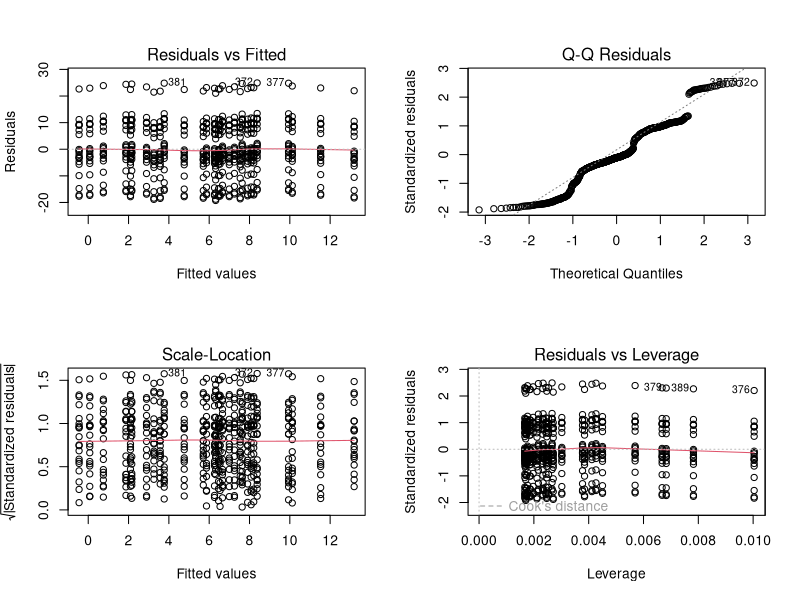
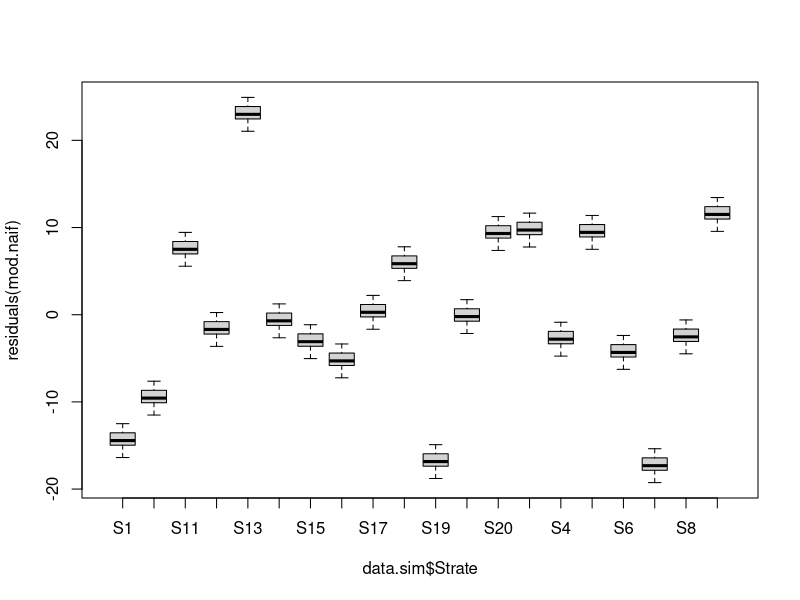
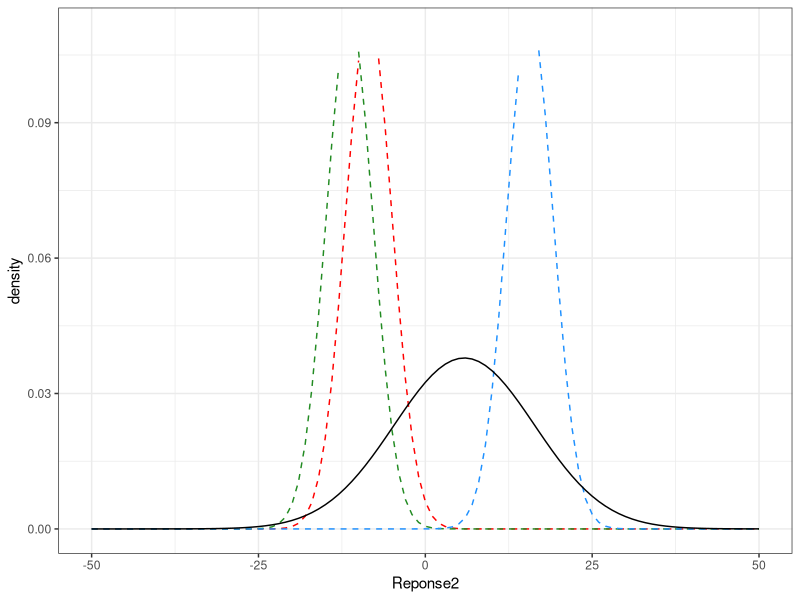

Here is the R script that generated these plots, in order:
#Script inspiré d'un cours de Jean-Yves Barnagaud
#Modifié par JP Vacher 2025

#CHARGER LES LIBRARIES ####
library(tidyverse)
library(lme4)

#SIMULER UN JEU DE DONNEES ####
## 20 strates ####
strate <- paste("S", 1:20, sep = "")

## moyenne de l'intercept de chaque strate ####
mean <- rnorm(20, 5, 10)

## pente unique pour toutes les strates ####
alpha <- -5

## une variable explicative mesuree de la meme maniere dans toutes les strates, avec 30 points par bloc ####
Var <- rnorm(30, 0, 1)

## un residu non structure avec une certaine variance ####
eps <- rnorm(30, 0, 1)

## on genere la variable de reponse dans chaque strate ####
var.rep <- NULL
for(i in 1:length(mean)) {
  y = mean[i] + alpha * Var + eps
  var.rep = c(var.rep, y)
}

##on genere une table avec les données simulées ####
data.sim <- tibble(Reponse = var.rep,
                      Strate = rep(strate,each=30),
                      Predicteur = rep(Var, times = length(mean)))
data.sim #on regarde à quoi ça ressemble
#summary(data.sim) #si on veut regarder la structure des données


#COMPARAISON DES MODELES ####

##Modele naif ####
#Première approche, on ajuste un modèle linéaire simple :
mod.naif <- lm(data = data.sim, Reponse ~ Predicteur)
par(mfrow=c(2,2))
plot(mod.naif) #evaluation graphique du modele
par(mfrow = c(1,1))
boxplot(residuals(mod.naif)~data.sim$Strate)

coef(mod.naif)
#(Intercept)  Predicteur 
#.  4.962526   -5.490665 
confint(mod.naif)
#                2.5 %    97.5 %
#(Intercept)  3.996593  5.928459
#Predicteur  -6.799083 -4.182248


###vrai intercept : 5.2####
moy.sim.a <- mean(mean)
#[1] 5.237132

###vrai intervale de confiance : [-0.13 – 10.61] ####
ic.sim.a <- paste("[",(round(mean(mean) - 1.96 * (sd(mean)/sqrt(length(mean))),2)), "–",
                 round(mean(mean) + 1.96 * (sd(mean)/sqrt(length(mean))),2), "]")
#[1] "[ -0.13 – 10.61 ]"

#l'intervale de confiance du modèle est trop resserre (erreur de type 1 importante, on rejette H0 alors qu'elle est vraie)
#mais l'estimate (pente) est bonne, -5.49, alors que la vraie valeur est -5.

##Modele 2 on ajoute l'effet strate (facteur fixe) ####
mod.add <- lm(data = data.sim, Reponse ~ Predicteur + Strate)
head(confint(mod.add))
#                 2.5 %      97.5 %
#(Intercept)   3.999399   4.4416045
#Predicteur   -5.558002  -5.4233287
#StrateS10    28.121777  28.7469683
#StrateS11    -1.303721  -0.6785298
#StrateS12   -30.353661 -29.7284696
#StrateS13     7.327503   7.9526949

## est-ce que l'intervalle de confiance de la strate S1 est bon? ####
data.s1 <- subset(data.sim, Strate == "S1")

moy.sim <- mean(data.s1$Reponse)
sd.sim <- sd(data.s1$Reponse)
ic.sim.s1 <- paste("[", round(moy.sim - 1.96 * (sd.sim/sqrt(nrow(data.s1))),2), "-",
                  round(moy.sim + 1.96 * (sd.sim/sqrt(nrow(data.s1))),2), "]")
#"[ 2.3 – 5.27 ]"

# l'estimation est a nouveau un peu etroite
# Il faut reflechir un instant a la maniere dont le jeu de donnees est construit : 
# on a simule des valeurs populationnelles pour mean et alpha, donc il faut que
#l'inference se situe aussi a l'echelle populationnelle


#MODELE MIXTE ####
##Modele 3 : on intègre l'effet strate dans le modèle comme facteur aléatoire : hiérarchie ####
mod.lmm <- lmer(data = data.sim, Reponse ~ Predicteur + (1|Strate))
confint(mod.lmm)
#.                 2.5 %     97.5 %
#.sig01       9.0172196 16.8713856
#.sigma       0.5820702  0.6530976
#(Intercept) -0.5333130 10.4583646
#Predicteur  -5.5579149 -5.4234161

#L'intervale de confiance de l'intercept est proche du vrai intervalle de confiance


#NOUVEAU JEU DE DONNEES ####
## maintenant, on fait varier la pente alpha d'une strate a l'autre (précédemment, alpha était fixé à -5) ####
alpha2 <-  rnorm(20, -5, 5)

##on génère une nouvelle variable de réponse avec alpha variable ####
var.rep2 <- NULL
for(i in 1:length(mean)){
  y = mean[i]+ alpha2[i]* Var + eps
  var.rep2 = c(var.rep2, y)
}

##on l'intègre dans le jeu de données ####
data.sim$Reponse2 <- var.rep2
#summary(data.sim) #si on veut voir la nouvelle strucure des données

## on relance le modele mixte avec un effet aleatoire sur l'intercept ####
#(= on ne tient pas compte du fait que l'effet de la variable explicative change d'un bloc a l'autre)

mod.lmm2 <- lmer(Reponse2 ~ Predicteur + (1|Strate), data = data.sim)

##on regarde les intervalles de confiance ####
confint(mod.lmm2)
#.                2.5 %    97.5%
#.sig01       9.0405903 16.943598
#.sigma       3.2674219  3.666131
#(Intercept) -0.5606127 10.485664
#Predicteur  -5.0599147 -4.304912

## on calcule le vrai intervalle de confiance de alpha ###

moy.sim.alpha2 <- mean(alpha2)
ic.sim.alpha2 <- paste("[", round(mean(alpha2) - 1.96 * (sd(alpha2)/sqrt(length(alpha2))),2), "–",
                  round(mean(alpha2) + 1.96 * (sd(alpha2)/sqrt(length(alpha2))),2), "]")

moy.sim.alpha2
#-4.191748
ic.sim.alpha2
#"[ -6.24 – -2.14 ]"

#m.rand3 <- lmer(Reponse2 ~ Predicteur + (Predicteur|Strate), data = data.sim)
#confint(m.rand3)
                

#PLOT DATA ####

data.sim1 <- data.sim %>% 
  filter(Strate == "S1")
data.sim3 <- data.sim %>% 
  filter(Strate == "S3")
data.sim7 <- data.sim %>% 
  filter(Strate == "S7")

ggplot(data.sim, aes(x = Reponse2)) +
  theme_bw() +
  geom_histogram(aes(y = ..density..), fill = alpha("white", 0)) +
  stat_function(fun = dnorm, args = list(mean = mean(data.sim1$Reponse), 
                                         sd = sd(data.sim1$Reponse)), col = "red", lty='dashed') +
  stat_function(fun = dnorm, args = list(mean = mean(data.sim7$Reponse), 
                                         sd = sd(data.sim7$Reponse)), col = "forestgreen", lty='dashed') +
  stat_function(fun = dnorm, args = list(mean = mean(data.sim3$Reponse), 
                                         sd = sd(data.sim3$Reponse)), col = "dodgerblue", lty='dashed') +
  stat_function(fun = dnorm, args = list(mean = mean(data.sim$Reponse), 
                                         sd = sd(data.sim$Reponse)), col = "black", ) +
  xlim(-50,50) +
  ylim(0,.11) +
  theme(legend.position = "none")
